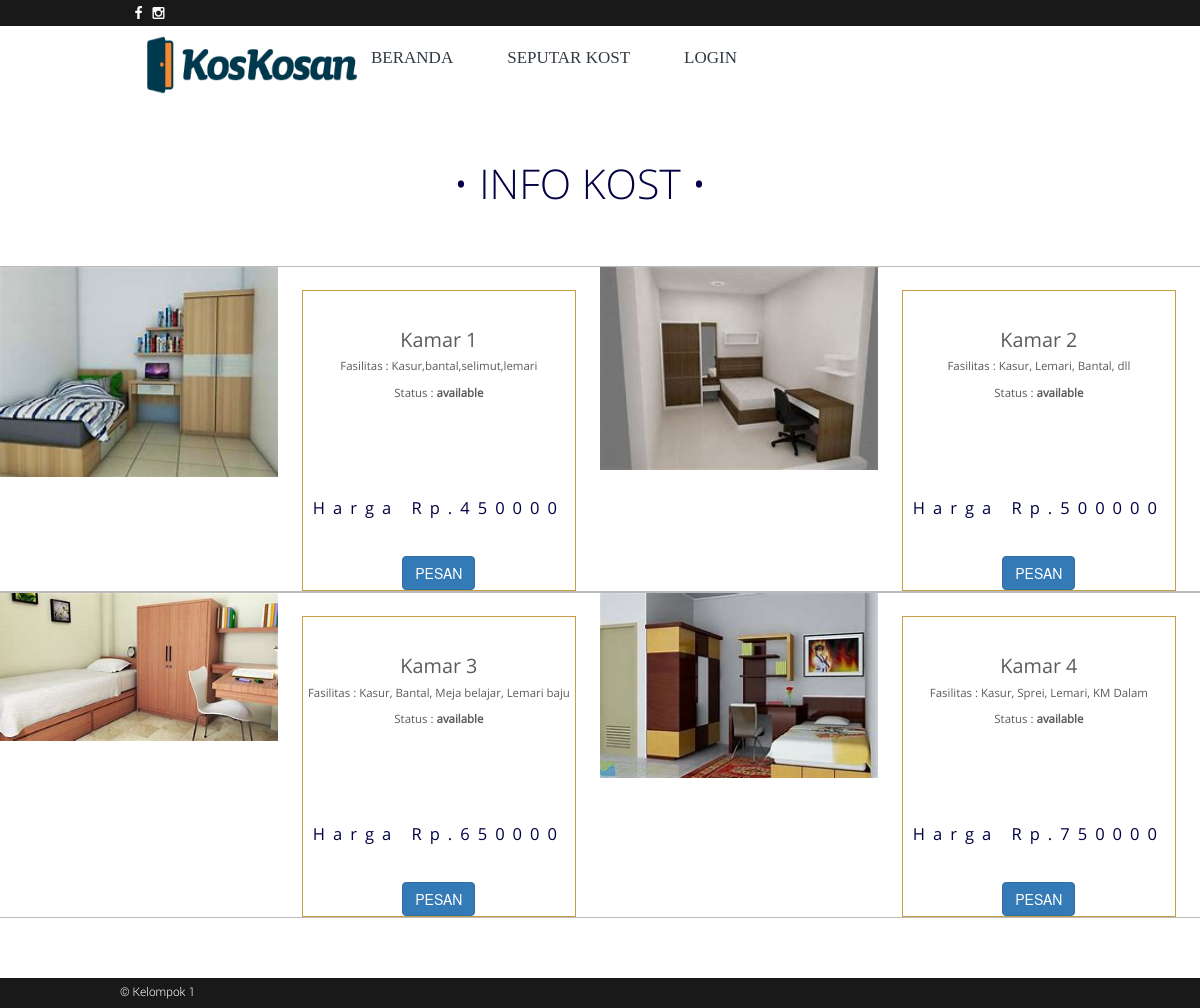
The app's page /index.php/welcome/info with its own data.
### tables this page shows
CREATE TABLE `hunian` (
  `id_hunian` int(15) NOT NULL,
  `nama_hunian` varchar(100) NOT NULL,
  `jenis_hunian` varchar(100) NOT NULL,
  `deskripsi_hunian` text NOT NULL,
  `status_hunian` varchar(100) NOT NULL,
  `harga_hunian` int(15) NOT NULL,
  `gambar` varchar(300) NOT NULL
);

### application/controllers/Welcome.php (called while the page is built, shortened)
<?php
class Welcome extends CI_Controller {
function __construct()
{
	$this->load->model('Hunian_model');
	$this->load->model('Member_model');
	$this->load->model('Sewa_model');
	$this->load->helper(array('url'));
}
	public function info()
	{
		$data['hunian'] = $this->Hunian_model->ambil_data();
		$this->load->view('Member/Info',$data);
	}
}

### index.php (called while the page is built, shortened)
<?php
require_once BASEPATH.'core/CodeIgniter.php';

### application/models/Hunian_model.php (called while the page is built, shortened)
<?php
class Hunian_model extends CI_Model
{
	public $hunian			= 'hunian';
	public $id				= 'id_hunian';
	public $order			= 'ASC';
	function ambil_data()
	{
		$this->db->order_by($this->id,$this->order);
		return $this->db->get($this->hunian)->result();
	}
}
 ?>

### application/views/Member/Info.php (the view, shortened to what this page needs)
<div class="allcontain">
	<div class="feturedsection">
		<h1 class="text-center"><span class="bdots">&bullet; INFO KOST  &bullet; </span></h1>
	</div>
	<div class="feturedimage">
		<div class="row firstrow">
			<?php foreach ($hunian as $key => $value) { ?>
			<div class="col-lg-6 costumcol colborder1">
				<div class="row costumrow">
					<div class="col-xs-12 col-sm-6 col-md-6 col-lg-6 img1colon">
						<img src="<?php echo site_url()?>assets/admin/uploads/<?php echo $value->gambar; ?>" alt="">
					</div>
					<div class="col-xs-12 col-sm-6 col-md-6 col-lg-6 txt1colon ">
						<div class="featurecontant">
							<h1><?php echo $value->nama_hunian; ?></h1>
							<p>Fasilitas : <?php echo $value->deskripsi_hunian; ?></p>
							<p>Status : <b><?php echo $value->status_hunian; ?></b></p>
							<h2>Harga Rp.<?php echo $value->harga_hunian; ?></h2><br>
							<center><a  href="<?php echo base_url()."Welcome/Regis";?>" class="btn btn-primary">PESAN</a></center>
						</div>
					</div>
				</div>
			</div><?php } ?>
		</div>
	</div>
</div>
<br>
<br>
<br>

### assets/style/mystyle.css (style rules this page uses)
.allcontain { max-width: 1366px; margin-left: auto; margin-right: auto; }
.feturedsection>h1 { font-family: "OpenSans-Light"; font-size: 41px; padding-top: 46px; padding-bottom: 50px; color: #020243; }
.bdots { padding-right: 40px; }
.row { padding: 0px; margin: 0px; }
.img1colon { max-width:46.3%; }
.img1colon>img { width: 100%; }
.costumrow { border-top: 1px solid #BABABA; border-bottom: 1px solid #BABABA; }
.txt1colon { width: 53.7%; }
.featurecontant { width:85%; height: auto; border: 1px solid #C59E47; margin-top: 7%; margin-right: auto; margin-left: auto; }
.featurecontant>h1 { font-family: "OpenSans Regular"; font-size: 19.8px; text-align: center; color: #5B5B5B; margin-top:14%; margin-bottom: 8px; }
.featurecontant>p { font-family: "OpenSans Regular"; font-size: 11.44px; text-align: center; color: #5B5B5B; }
.featurecontant>h2 { font-family: "OpenSans Regular"; font-size: 12.41pt; color: #020243; text-align: center; letter-spacing: 8px; margin-top: 36%; margin-bottom: 19px; }

### records on screen
hunian: gambar (picture), nama_hunian "Kamar 1", deskripsi_hunian "Kasur,bantal,selimut,lemari", status_hunian "available", harga_hunian "450000"
hunian: gambar (picture), nama_hunian "Kamar 2", deskripsi_hunian "Kasur, Lemari, Bantal, dll", status_hunian "available", harga_hunian "500000"
hunian: gambar (picture), nama_hunian "Kamar 3", deskripsi_hunian "Kasur, Bantal, Meja belajar, Lemari baju", status_hunian "available", harga_hunian "650000"
hunian: gambar (picture), nama_hunian "Kamar 4", deskripsi_hunian "Kasur, Sprei, Lemari, KM Dalam", status_hunian "available", harga_hunian "750000"
